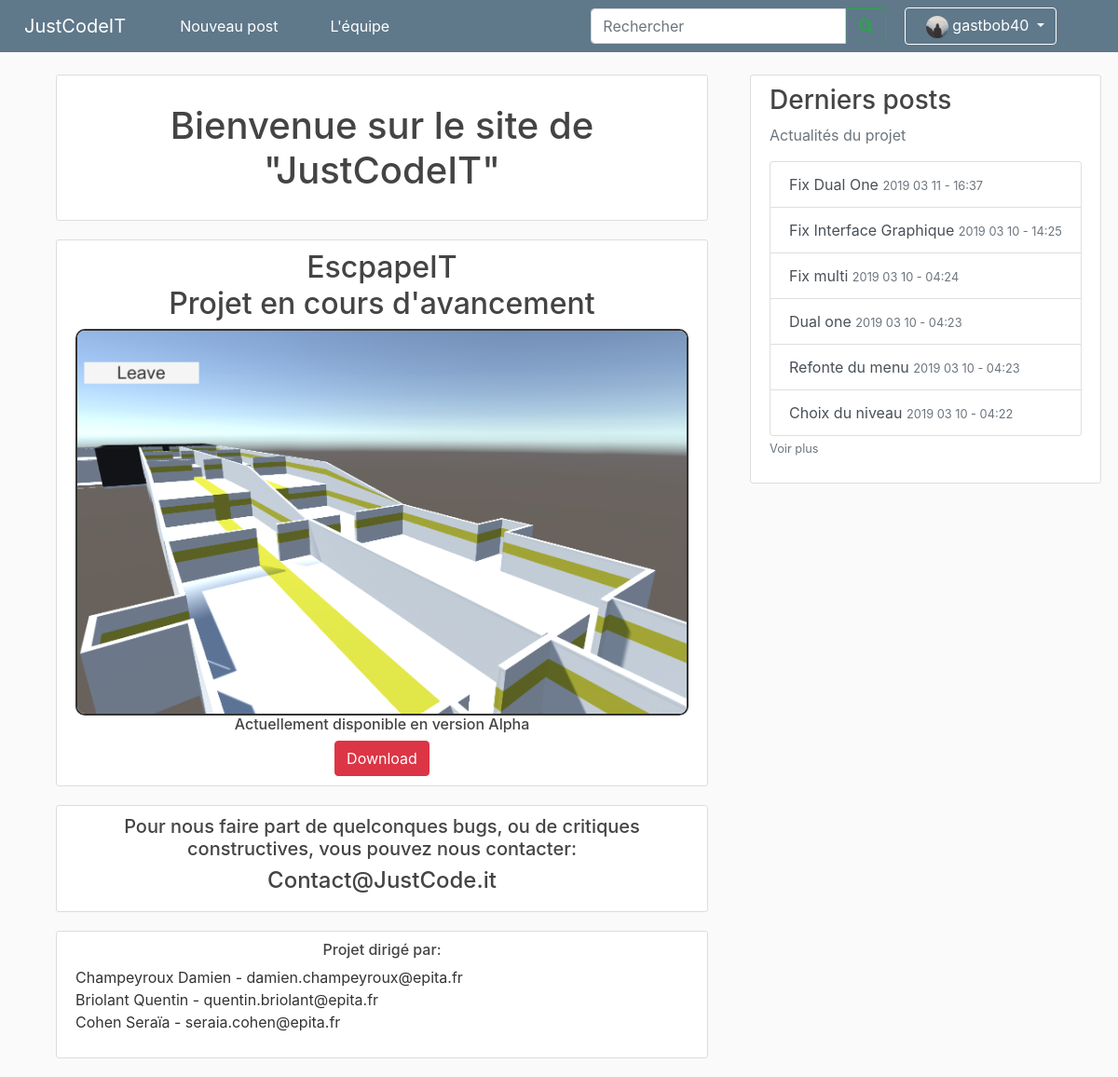
Screenshot of / (signed in) with the database file from the repository.
### site_jci/models.py (models this page shows, shortened)
class User(db.Model, UserMixin):
    id = db.Column(db.Integer, primary_key=True)
    username = db.Column(db.String(20), unique=True, nullable=False)
    password = db.Column(db.String(60), nullable=False)
    image_file = db.Column(db.String(20), nullable=False, default='default.jpg')
    permission = db.Column(db.String(40), nullable=False)
    posts = db.relationship('Post', backref='author', lazy=True)

class Post(db.Model):
    id = db.Column(db.Integer, primary_key=True)
    title = db.Column(db.String(100), nullable=False)
    date_posted = db.Column(db.DateTime, nullable=False, default=datetime.utcnow)
    content = db.Column(db.Text, nullable=False)
    user_id = db.Column(db.Integer, db.ForeignKey('user.id'), nullable=False)

### site_jci/routes.py (the view)
@app.route("/")
def homePage():
    return render_template("home.html")

### site_jci/models.py (called while the page is built)
@login_manager.user_loader
def load_user(user_id):
    return User.query.get(int(user_id))

### site_jci/routes.py (called while the page is built)
@app.context_processor
def context_processor():
    posts = db.session.query(Post).all()
    if current_user.is_authenticated:
        image_file = url_for('static', filename='profile_pics/' + current_user.image_file)
        return dict(posts=posts, image_file_user=image_file)
    return dict(posts=posts)

### site_jci/templates/home.html (shortened to what this page needs)
{% extends "layout.html" %}
{% block content %}
<main role="main" class="container">
  <div class="content-section">
      <h1 class="text-center" style="margin: 3%">Bienvenue sur le site de "JustCodeIT"</h1>
  </div>
  <div class="content-section" style="text-align:center">
    <h2 class="text-center"> EscpapeIT<br>Projet en cours d'avancement</h2>
    <img class="img-fluid" style="width: 100%;border-style:solid; border-width: 2px;border-radius: 10px;" src="../static/profile_pics/Play-escapIT.png">
    <h6 class="text-center">Actuellement disponible en version Alpha</h6>
    <button type="button" class="btn btn-danger">Download</button>
  </div>
  <div class="content-section" style="text-align:center">
      <h5 class="text-center"> Pour nous faire part de quelconques bugs, ou de critiques constructives, vous pouvez nous contacter:</h5>
      <h4>Contact@JustCode.it</h4>
  </div>
  <div class="content-section" style="text-align:left">
      <h6 class="text-center"> Projet dirigé par:</h6>
      <p>Champeyroux Damien - damien.champeyroux@epita.fr <br> Briolant Quentin - quentin.briolant@epita.fr <br> Cohen Seraïa - seraia.cohen@epita.fr </p>
  </div>
</main>
{% endblock %}

### site_jci/templates/layout.html (shortened to what this page needs)
<!DOCTYPE html>
<html lang="en">
<head>
    <link rel="stylesheet" href="https://stackpath.bootstrapcdn.com/bootstrap/4.1.3/css/bootstrap.min.css"
>
    <link rel="stylesheet" type="text/css" href="{{ url_for('static', filename='main.css') }}">
    <link rel="stylesheet" href="https://cdnjs.cloudflare.com/ajax/libs/font-awesome/4.7.0/css/font-awesome.min.css">
    <link rel="stylesheet" href="https://use.fontawesome.com/releases/v5.7.2/css/all.css"
>
</head>
<body>
    <nav class="navbar navbar-expand-md navbar-dark bg-steel fixed-top">
        <a class="navbar-brand" style="margin:0 50px 0 10px" href="{{ url_for('homePage') }}">JustCodeIT</a>
        <div class="navbar-collapse collapse" id="navbarsExample04" style="">
            <ul class="navbar-nav mr-auto">
                {% if current_user.is_authenticated %}
                <li class="nav-item active rm-lt">
                    <a class="nav-link" href="{{ url_for('new_post') }}">Nouveau post</a>
                </li>
                <li class="nav-item active rm-lt" style="padding: 20px 20px 20px 20px; "></li>
                {% endif %}
                <li class="nav-item active rm-lt">
                    <a class="nav-link" href="{{ url_for('membersPage') }}">L'équipe</a>
                </li>
            </ul>
            <form class="form-inline my-2 my-md-0">
                <div class="" style="">
                    <input class="form-control " type="search" placeholder="Rechercher" aria-label="Search4"
                        style=" border-top-right-radius:0;border-bottom-right-radius:0">
                    <button class="btn btn-outline-success rm-lt" type="" style="margin-left:
                            -4px;border-bottom-left-radius: 0%;border-top-left-radius:0 "><i
                            class="fa fa-search"></i></button>
                </div>
                <div class="navbar-nav rm-lt">
                    {% if current_user.is_authenticated %}
                    <li class="nav-item dropdown" style="margin-right:50px;">
                        <a class="btn btn-dark dropdown-toggle "
                            style="margin-left:20px; background-color:#5f788a ;border-color: white" href="#"
                            id="navbarDropdown" role="button" data-toggle="dropdown" aria-haspopup="true"
                            aria-expanded="false">
                            <img class="rounded-circle account-img" src="{{ image_file_user }}"
                                style="width: 2vw; height: 2vw; margin: 0px 0px 0px 10px">
                            {{ current_user.username }}
                            {% endif %}
                        </a>
                        {% if current_user.is_authenticated %}
                    </li>
                    {% else %}
                    <a class="nav-item nav-link" style="margin-left:50px;" href="{{ url_for('login') }}">Se
                        connecter</a>
                    {% endif %}
                </div>
            </form>
        </div>
    </nav>
    <main role="main" class="container ">
        <div class="row">
            <div class="col-md-8">
                {% block content %}{% endblock %}
            </div>
            <div class="col-md-4">
                <div class="content-section info-list">
                    <h3>Derniers posts</h3>
                    <p class='text-muted'>Actualités du projet
                        <div class="list-group">
                            {% for post in posts|sort(attribute='date_posted', reverse = True) %}
                            {% if loop.index <= 6 %} <a href="/post/{{ post.id }}"
                                class="list-group-item list-group-item-action">{{
                                post.title
                                }} <small
                                    class="text-muted">{{ post.date_posted.strftime('%Y %m %d - %H:%M') }}</small></a>
                            {% endif %}
                            {% endfor %}
                        </div>
                        <a class="text-muted" href="{{ url_for('list_posts') }}"><small>Voir plus</small></smal></a>
                    </p>
                </div>
            </div>
        </div>
    </main>
</html>

### site_jci/static/main.css (style rules this page uses)
body { background: #fafafa; color: #333333; margin-top: 5rem; }
h1, h2, h3, h4, h5, h6 { color: #444444; }
.bg-steel { background-color: #5f788a; }
.content-section { background: #ffffff; padding: 10px 20px; border: 1px solid #dddddd; border-radius: 3px; margin-bottom: 20px; }
.account-img { height: 125px; width: 125px; margin-right: 20px; margin-bottom: 16px; }
.info-list { position: fixed; }

### rows the page displays
User: username "gastbob40"
Post: title "Fix Dual One", date_posted "2019 03 11 - 16:37"
Post: title "Fix Interface Graphique", date_posted "2019 03 10 - 14:25"
Post: title "Fix multi", date_posted "2019 03 10 - 04:24"
Post: title "Dual one", date_posted "2019 03 10 - 04:23"
Post: title "Refonte du menu", date_posted "2019 03 10 - 04:23"
Post: title "Choix du niveau", date_posted "2019 03 10 - 04:22"
